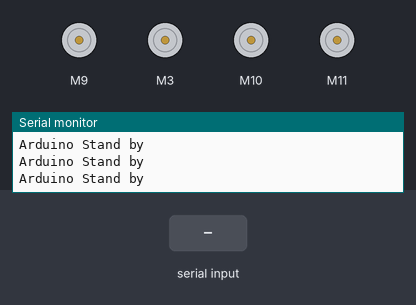
A sketch run on a simulated Arduino Uno, built with avr-gcc and run on an emulated ATmega328P. On the bench: 4 × DC motor (green arrow = forward, orange = backward, longer = faster), the last lines printed to the serial monitor. The test bench sets the inputs (shaded band).

Above: at 1.2 s.
1.3 s: "maju\n" received over Serial
At 2.0 s:
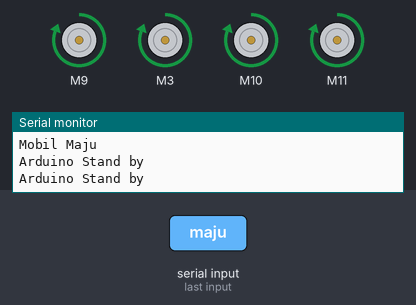
2.8 s: "mundur\n" received over Serial
At 3.2 s:
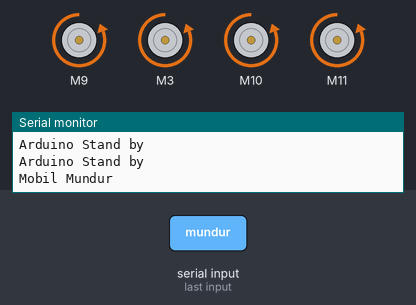
4.3 s: "kiri\n" received over Serial
At 5.5 s:
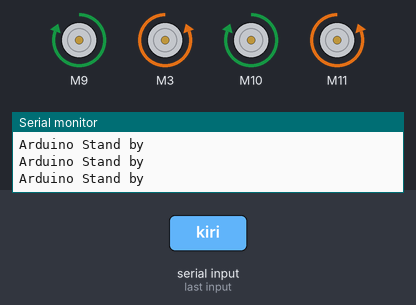
5.8 s: "kanan\n" received over Serial
At 6.8 s:
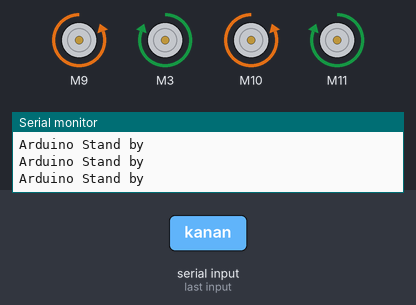
7.3 s: "berhenti\n" received over Serial
At 8.0 s:
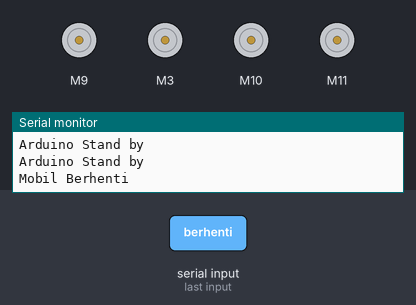
Timing chart, 0 to 9.8 s (numbered marks = the images above; inputs shaded):
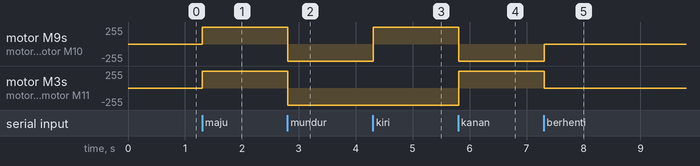

Measured:
- after the input at 1.3 s, motor M9, motor M3, motor M10, motor M11: stopped → forward 255/255 at once
- after the input at 2.8 s, motor M9, motor M3, motor M10, motor M11: forward 255/255 → backward 255/255 at once
- after the input at 4.3 s, motor M9, motor M10: backward 255/255 → forward 255/255 at once
- after the input at 5.8 s, motor M9, motor M10: forward 255/255 → backward 255/255 at once; motor M3, motor M11: backward 255/255 → forward 255/255 at once
- after the input at 7.3 s, motor M9, motor M10: backward 255/255 → stopped at once; motor M3, motor M11: forward 255/255 → stopped at once

The sketch:

arduino.ino
```cpp
#include <CytronMotorDriver.h>

CytronMD motor_DepanKiri(PWM_DIR, 9, 8);  // PWM 1 = Pin 3, DIR 1 = Pin 4.
CytronMD motor_DepanKanan(PWM_DIR, 3, 2); // PWM 2 = Pin 9, DIR 2 = Pin 10.
CytronMD motor_BelakangKiri(PWM_DIR, 10, 12);
CytronMD motor_BelakangKanan(PWM_DIR, 11, 13);

void setup() {
  // put your setup code here, to run once:
  Serial.begin(9600);
}

void loop() {
  if (Serial.available()) {
    String receivedData = Serial.readStringUntil('\n');
    receivedData.trim();  // Hapus karakter newline
    if (receivedData == "maju") {
      Serial.println("Mobil Maju");
      maju();
      delay(500);
    } else if (receivedData == "mundur"){
      Serial.println("Mobil Mundur");
      mundur();
      delay(1000);
    } else if (receivedData == "kiri"){
      Serial.println("Mobil Belok Kiri");
      kiri();
      delay(500);
    } else if (receivedData == "kanan"){
      Serial.println("Mobil Belok Kanan");
      kanan();
      delay(500);
    } else if (receivedData == "berhenti"){
      Serial.println("Mobil Berhenti");
      berhenti();
      delay(1000);
    }
  } else {
    // Ganti dengan Code untuk intput baterai, jika ada
    Serial.println("Arduino Stand by");
    delay(100);
  }
}

void maju() {
  motor_DepanKiri.setSpeed(255);  // Motor 1 runs backward at full speed.
  motor_DepanKanan.setSpeed(255);   // Motor 2 runs forward at full speed.
  motor_BelakangKiri.setSpeed(255);  // Motor 1 runs backward at full speed.
  motor_BelakangKanan.setSpeed(255);   // Motor 2 runs forward at full speed.
}

void berhenti(){
  motor_DepanKiri.setSpeed(0);  // Motor 1 runs backward at full speed.
  motor_DepanKanan.setSpeed(0);   // Motor 2 runs forward at full speed.
  motor_BelakangKiri.setSpeed(0);  // Motor 1 runs backward at full speed.
  motor_BelakangKanan.setSpeed(0);   // Motor 2 runs forward at full speed.
}

void mundur() {
  motor_DepanKiri.setSpeed(-255);  // Motor 1 runs backward at full speed.
  motor_DepanKanan.setSpeed(-255);   // Motor 2 runs forward at full speed.
  motor_BelakangKiri.setSpeed(-255);  // Motor 1 runs backward at full speed.
  motor_BelakangKanan.setSpeed(-255);   // Motor 2 runs forward at full speed.
}

void kiri() {
  motor_DepanKiri.setSpeed(255);  // Motor 1 runs backward at full speed.
  motor_DepanKanan.setSpeed(-255);   // Motor 2 runs forward at full speed.
  motor_BelakangKiri.setSpeed(255);  // Motor 1 runs backward at full speed.
  motor_BelakangKanan.setSpeed(-255);   // Motor 2 runs forward at full speed.
}

void kanan() {
  motor_DepanKiri.setSpeed(-255);  // Motor 1 runs backward at full speed.
  motor_DepanKanan.setSpeed(255);   // Motor 2 runs forward at full speed.
  motor_BelakangKiri.setSpeed(-255);  // Motor 1 runs backward at full speed.
  motor_BelakangKanan.setSpeed(255);   // Motor 2 runs forward at full speed.
}
```
